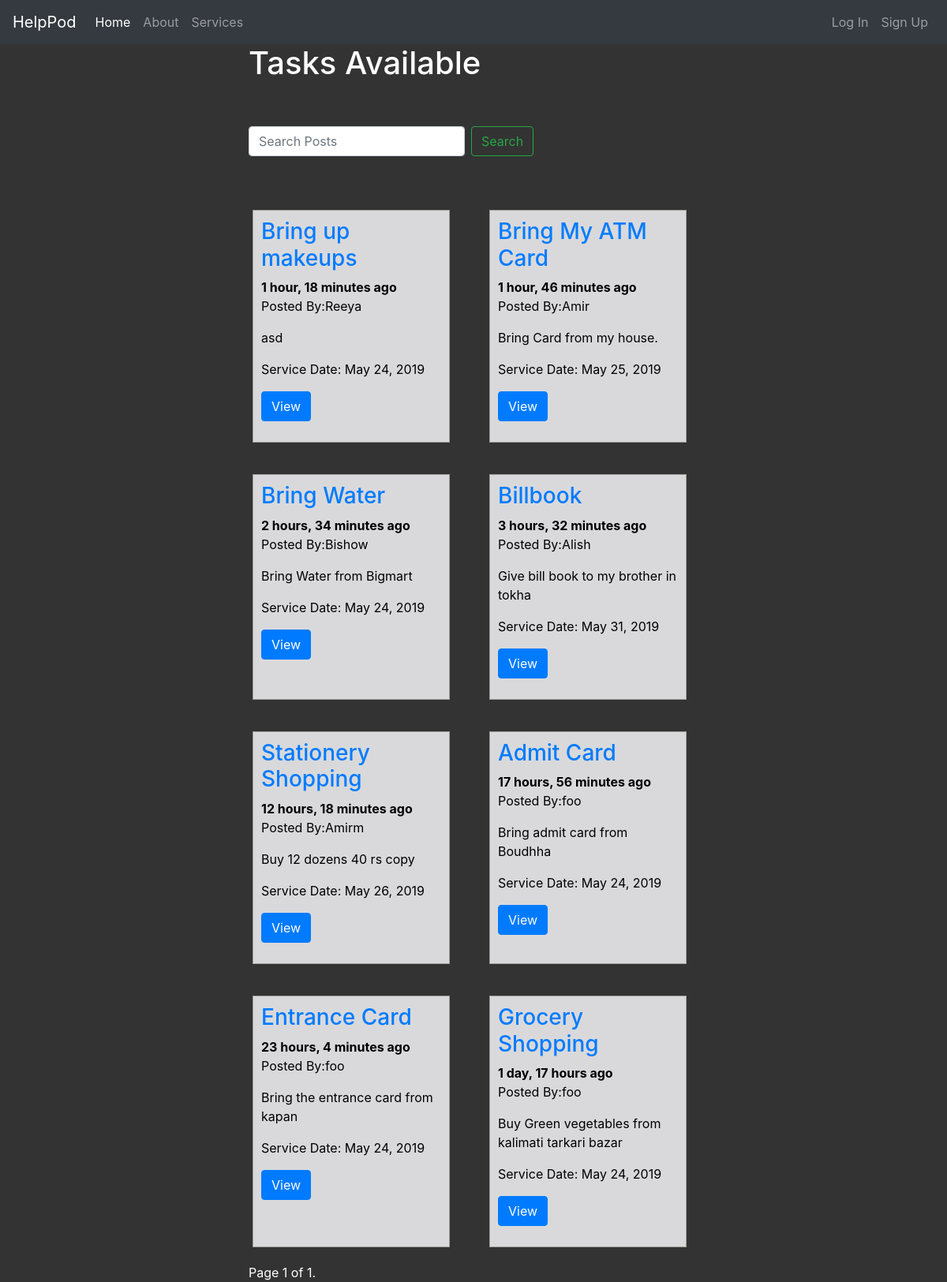
Page /list/ on the committed database.
### insight/models.py (models this page shows, shortened)
class Task(models.Model):
    title = models.CharField(max_length=50)
    description = models.CharField(max_length=200)
    service_date=models.DateField()
    service_time=models.TimeField()
    pickup_location=models.CharField(max_length=100)
    drop_location=models.CharField(max_length=100)
    phone=models.CharField(max_length=10)
    user_name = models.CharField( max_length =100, default=None)
    timestamp = models.DateTimeField(auto_now_add=True, auto_now=False )
    class Meta:
        ordering = ["-timestamp"]

### insight/views.py (the view, shortened to what this page needs)
# urls.py: url(r'^list/$', task_list , name= 'list'),
def task_list(request):
    queryset_list = Task.objects.all()
    query=request.GET.get("q")
    paginator = Paginator(queryset_list, 8) # Show contacts per page
    page_request_var="page"
    page = request.GET.get(page_request_var)
    try:
        queryset = paginator.page(page)
    except PageNotAnInteger:
        queryset = paginator.page(1)
    except EmptyPage:
        queryset = paginator.page(paginator.num_pages)
    context = {
        "object_list": queryset,
        "title":"Tasks Available",
        "page_request_var":page_request_var,
    }
    return render(request,"task_list.html",context)

### templates/task_list.html (shortened to what this page needs)
{% extends "base.html"%}
{% load staticfiles %}
{% block content %}
<link href="{% static 'css/wallpaper.css' %}" rel="stylesheet">
<div class="col-md-6 offset-md-3">
    <h1>
            {{ title }}<br><br>
    </h1>
    <form method="GET" action="" class="form-inline mt-2 mt-md-0">
            <input class="form-control mr-sm-2" type="text" name='q' placeholder="Search Posts" value="{{ request.GET.q }}" aria-label="Search"/>
            <button class="btn btn-outline-success my-2 my-sm-0" type="submit">Search</button>
    </form>
    <br><br>
<div class="row">
    {% for obj in  object_list %}
     <div class="col-md-5 " id="task_style">
         <div>
           <h3 ><a href='{% url "detail" id=obj.id %}'> {{obj.title}}</a></h3>
           <b>{{obj.timestamp|timesince}} ago </b>
           <p> Posted By:{{obj.user_name}}</p>
           <p>{{obj.description|linebreaks|truncatechars:120}}</p>
           <p>Service Date:  {{obj.service_date}}</p>
           <p><a href='{% url "detail" id=obj.id %}' class="btn btn-primary" role="button"  >View</a></p>
         </div>
    </div>
    <br>
 {% endfor %}
</div>
 <div class="pagination">
    <span class="step-links">
        <span class="current">
            Page {{ object_list.number }} of {{ object_list.paginator.num_pages }}.
        </span>
    </span>
</div>
 </div>
{% endblock content %}

### templates/base.html (shortened to what this page needs)
{% load staticfiles %}
<!DOCTYPE html>
<html lang="en">
  <head>
    <link href="{% static 'css/bootstrap.min.css' %}" rel="stylesheet">
    <link href="{% static 'css/mycss.css' %}" rel="stylesheet">
  </head>
    <body>
      {% include 'nav_bar.html' %}
    {%block content %}
    {% endblock %}
    </body>
</html>

### templates/nav_bar.html (shortened to what this page needs)
{% load staticfiles %}
<nav class="navbar navbar-expand-md navbar-dark bg-dark ">
        <a class="navbar-brand" href="#">HelpPod</a>
        <div class="collapse navbar-collapse" id="navbarCollapse">
          <ul class="navbar-nav mr-auto">
            <li class="nav-item active">
              <a class="nav-link" href="{% url 'home' %}">Home <span class="sr-only">(current)</span></a>
            </li>
            <li class="nav-item">
              <a class="nav-link" href="#aboutus">About</a>
            </li>
            <li class="nav-item">
                    <a class="nav-link" href="#ourservice">Services</a>
                  </li>
          </ul>
          <ul class="navbar-nav">
            {% if request.user.is_authenticated %}
            <li class="nav-item">
              <a class="nav-link" href="#"> Hello {{ request.user.username}}</a>
            </li>
            <li class="nav-item">
                <a class="nav-link" href="{% url 'post' %}">Post Task</a>
            </li>
            <li class="nav-item">
                    <a class="nav-link" href="{% url 'list' %}">View Task</a>
            </li>
            <li class="nav-item">
                <a class="nav-link" href="{% url 'logout' %}">Log Out</a>
            </li>
            {% else %}
              <li class="nav-item">
                  <a class="nav-link" href="{% url 'login' %}">Log In</a>
                </li>
                <li class="nav-item">
                  <a class="nav-link" href="{% url 'csignup' %}">Sign Up</a>
                </li>
            {% endif %}
          </ul>
        </div>
      </nav>

### static/css/mycss.css (style rules this page uses)
#task_style { background-color:#d9d9db; color:black; border-style: solid; border-width: 1px; border-color: #9d9e99; padding:10px; margin:20px; margin-right:30px; }

### static/css/wallpaper.css (style rules this page uses)
body { margin: 0; padding: 0; background-image: url("../img/wallpaper.png"); background-size: 100% 110%; color:#fff; background-repeat: no-repeat; }

### rows in the picture
Task: title "Bring up makeups", timestamp "1 hour, 18 minutes", user_name "Reeya", description "asd", service_date "May 24, 2019"
Task: title "Bring My ATM Card", timestamp "1 hour, 46 minutes", user_name "Amir", description "Bring Card from my house.", service_date "May 25, 2019"
Task: title "Bring Water", timestamp "2 hours, 34 minutes", user_name "Bishow", description "Bring Water from Bigmart", service_date "May 24, 2019"
Task: title "Billbook", timestamp "3 hours, 32 minutes", user_name "Alish", description "Give bill book to my brother in tokha", service_date "May 31, 2019"
Task: title "Stationery Shopping", timestamp "12 hours, 18 minutes", user_name "Amirm", description "Buy 12 dozens 40 rs copy", service_date "May 26, 2019"
Task: title "Admit Card", timestamp "17 hours, 56 minutes", user_name "foo", description "Bring admit card from Boudhha", service_date "May 24, 2019"
Task: title "Entrance Card", timestamp "23 hours, 4 minutes", user_name "foo", description "Bring the entrance card from kapan", service_date "May 24, 2019"
Task: title "Grocery Shopping", timestamp "1 day, 17 hours", user_name "foo", description "Buy Green vegetables from kalimati tarkari bazar", service_date "May 24, 2019"

### other values in the picture
{{ title }} "Tasks Available"
{{ object_list.number }} "1"
{{ object_list.paginator.num_pages }} "1"
